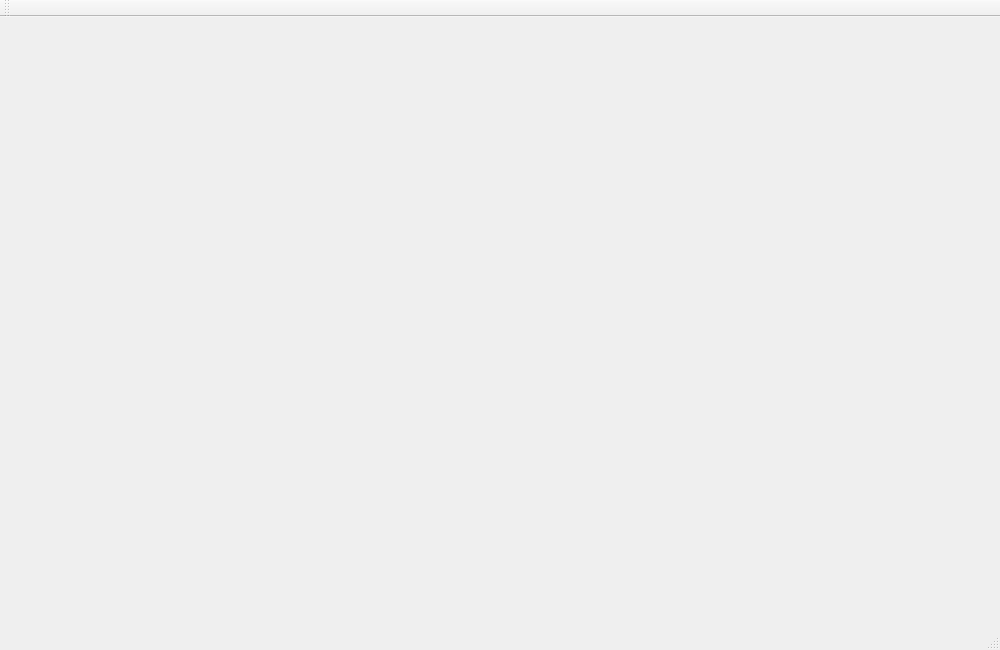
<?xml version="1.0" encoding="UTF-8"?>
<ui version="4.0">
 <class>FCSClass</class>
 <widget class="QMainWindow" name="FCSClass">
  <property name="geometry">
   <rect>
    <x>0</x>
    <y>0</y>
    <width>1000</width>
    <height>650</height>
   </rect>
  </property>
  <property name="windowTitle">
   <string>FCS</string>
  </property>
  <widget class="QWidget" name="centralWidget"/>
  <widget class="QMenuBar" name="menuBar">
   <property name="geometry">
    <rect>
     <x>0</x>
     <y>0</y>
     <width>1000</width>
     <height>23</height>
    </rect>
   </property>
  </widget>
  <widget class="QToolBar" name="mainToolBar">
   <attribute name="toolBarArea">
    <enum>TopToolBarArea</enum>
   </attribute>
   <attribute name="toolBarBreak">
    <bool>false</bool>
   </attribute>
  </widget>
  <widget class="QStatusBar" name="statusBar"/>
 </widget>
 <layoutdefault spacing="6" margin="11"/>
 <resources>
  <include location="FCS.qrc"/>
 </resources>
 <connections/>
</ui>
